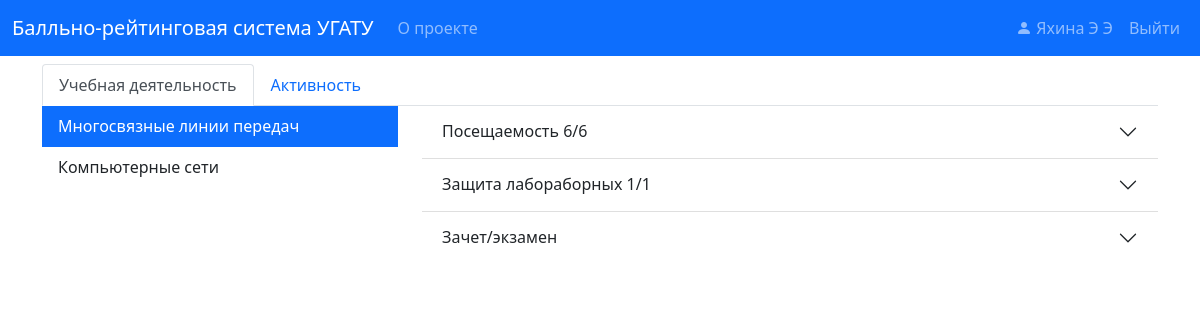
The page /students/education (signed in) on the database its author committed.
### pointraing/models.py (models this page shows, shortened)
class User(db.Model, UserMixin):
    id = db.Column(db.String(32), primary_key=True)
    name = db.Column(db.String(120), nullable=False)
    surname = db.Column(db.String(120), nullable=False)
    patronymic = db.Column(db.String(120), nullable=False)
    login = db.Column(db.String(20), unique=True, nullable=False)
    password = db.Column(db.String(60), nullable=False)
    role_id = db.Column(db.String, db.ForeignKey('role.id'), nullable=False)
    role = db.relationship('Role', backref=db.backref('users', lazy=True))
    group_id = db.Column(db.String, db.ForeignKey('group.id'), nullable=True)

class Subject(db.Model):
    id = db.Column(db.String(32), primary_key=True)
    name = db.Column(db.String(120), nullable=False)
    count_hours = db.Column(db.Integer, nullable=False)
    labs = db.relationship('Lab', backref='subject', lazy=True)
    attendance = db.relationship('Attendance', backref='subject', lazy=True)

### pointraing/students/routes.py (the view)
@students.route("/education")
@students.route("/education/<string:subject_id>")
@login_required
def education(subject_id=None):
    check_on_rights()
    group = current_user.group
    attendance_subjects = Attendance.query.filter_by(group_id=group.id).group_by(Attendance.subject_id).all()
    subjects = []
    for i in attendance_subjects:
        subjects.append(i.subject)
    if not subject_id and len(subjects) > 0:
        subject_id = subjects[0].id
    if not subject_id:
        return render_template('education.html',
                               active_tab='education',
                               right_group=subjects,
                               group_id=subject_id
                               )
    else:
        attendance_count_user, count_hours, attendance, labs_count_user, labs_count, labs, grade, auto_grade = \
            get_education_student_by_subject(current_user.id, subject_id)
        return render_template('education.html',
                               active_tab='education',
                               right_group=subjects,
                               group_id=subject_id,
                               count_hours=count_hours,
                               attendance_count_user=attendance_count_user,
                               attendance=attendance,
                               labs=labs,
                               labs_count=labs_count,
                               labs_count_user=labs_count_user,
                               grade=grade,
                               auto_grade=auto_grade
                               )

### pointraing/main/utils.py (called while the page is built)
def is_student():
    return current_user.role.id == ROLE_STUDENT

### pointraing/models.py (called while the page is built)
@login_manager.user_loader
def load_user(user_id):
    return User.query.get(user_id)

### pointraing/students/routes.py (called while the page is built)
def check_on_rights():
    if not is_student():
        abort(403)

### pointraing/students/templates/education.html
{% from 'education_macro.html' import education_user %}
{% extends "student.html" %}
{% block right %}
    {% if group_id %}
        {{ education_user(attendance_count_user, count_hours, attendance, labs_count_user, labs_count, labs, grade, auto_grade) }}
    {% else %}
        <p class="text-muted p-2">Похоже, что еще нет предметов для вашего обучения, обратитесь к администратору
            сиситемы</p>
    {% endif %}
{% endblock right %}

### pointraing/students/templates/student.html
{% macro naveItem(name, url, is_active) -%}
    <a class="nav-link {{ 'active' if is_active }}"
            {% if is_active %}
       aria-current="page"
            {% endif %}
       href="{{ url }}">{{ name }}</a>
{%- endmacro %}
{% extends "layout.html" %}
{% block content %}
    <ul class="nav nav-tabs pt-2">
        {{ naveItem('Учебная деятельность', url_for('students.education'), active_tab == 'education') }}
        {{ naveItem('Активность', url_for('students.activity'), active_tab == 'activity') }}
    </ul>
    <div>
        <div class="row">
            <div class="col-4">
                <div class="list-group list-group-flush">
                    {% if right_group %}
                        {% for item in right_group %}
                            <a
                                    {% if active_tab == 'education' %}
                                        href="{{ url_for('students.education', subject_id=item.id) }}"
                                    {% else %}
                                        href="{{ url_for('students.activity', activity_id=item.id) }}"
                                    {% endif %}
                                        class="list-group-item list-group-item-action {{ 'active' if group_id == item.id }}"
                                    {% if group_id == item.id %}
                                        aria-current="page"
                                    {% endif %}
                            >
                                {{ item.name }}
                            </a>
                        {% endfor %}
                    {% else %}
                        <p class="text-muted"> Похоже не хватает данных, обратитесь к администротору </p>
                    {% endif %}
                </div>
            </div>
            <div class="col-8">
                {% block right %}{% endblock %}
            </div>
        </div>
    </div>
{% endblock content %}

### pointraing/templates/layout.html (shortened to what this page needs)
<!DOCTYPE html>
<html>
<head>
    <link rel="stylesheet" type="text/css" href="{{ url_for('static', filename='styles/bootstrap.css') }}">
    <link rel="stylesheet"
          href="{{ url_for('static', filename='node_modules/bootstrap-icons/font/bootstrap-icons.css') }}">
    <link rel="stylesheet" type="text/css" href="{{ url_for('static', filename='main.css') }}">
</head>
<body>
<header class="site-header">
    <nav class="navbar navbar-expand-lg navbar-dark bg-primary">
        <div class="container-fluid">
            <a class="navbar-brand" href="{{ url_for('main.home') }}">Балльно-рейтинговая система УГАТУ</a>
            <div class="collapse navbar-collapse" id="navbarToggle">
                <div class="navbar-nav me-auto">
                    <a class="nav-item nav-link" href="{{url_for('main.about')}}">О проекте</a>
                </div>
                <div class="navbar-nav">
                    {% if current_user.is_authenticated %}
                        <a class="nav-item nav-link d-inline-block"
                           href="{{ url_for('users.account') }}">
                            <i class="bi bi-person-fill d-inline-block"></i>
                            {{ " ".join((current_user.surname, current_user.name[0], current_user.patronymic[0])) }}
                        </a>
                        <a class="nav-item nav-link" href="{{ url_for('users.logout') }}">Выйти</a>
                    {% else %}
                        <a class="nav-item nav-link" href="{{ url_for('users.login') }}">Войти</a>
                    {% endif %}
                </div>
            </div>
        </div>
    </nav>
</header>
<main role="main" class="container">
    <div class="row">
        <div class="mw-100">
            {% block content %}{% endblock %}
        </div>
    </div>
</main>
</body>
</html>

### rows shown on the page
User: surname+name+patronymic "Яхина Э Э"
Subject: name "Многосвязные линии передач"
Subject: name "Компьютерные сети"

### other values the page prints
{{ name }} "Учебная деятельность Активность"
{{ attendance_count_user }} "6"
{{ count_hours }} "6"
{{ labs_count_user }} "1"
{{ labs_count }} "1"
